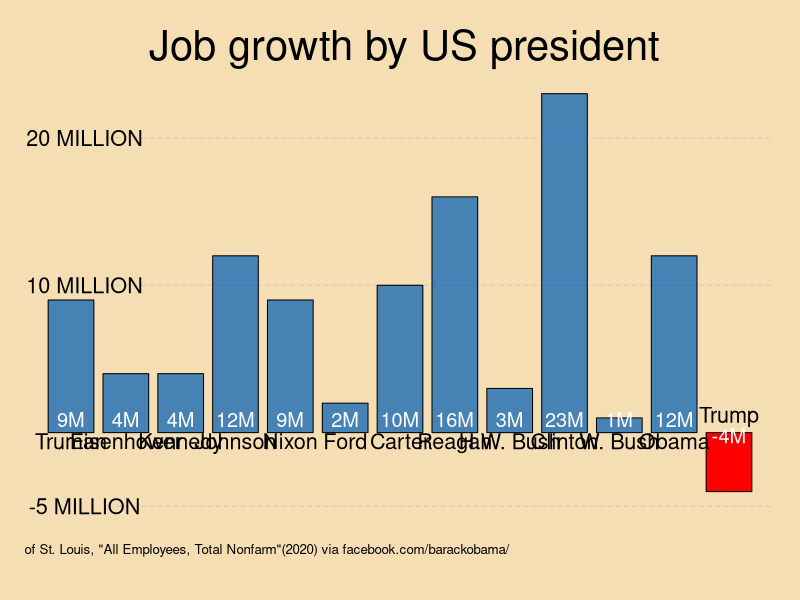

Here is the R script that generated this plot:
data <- data.frame(president  =  c("Truman","Eisenhower", "Kennedy", "Johnson","Nixon","Ford","Carter","Reagan","H.W. Bush","Clinton","W. Bush","Obama","Trump"), growth = c(9,4,4,12,9,2,10,16,3,23,1,12,-4))
data$president <- factor(data$president, levels = data$president)

par(bg = "wheat", mar = c(1,1,1,1))
bp <- barplot(data$growth~data$president, yaxt = "n",xaxt = "n",ylab = "",xlab = "",
              col = ifelse(data$growth<0, "red","steelblue"),
              ylim = c(-10,28))
#text(bp,0, data$growth, pos = 3, cex = 0.7)
#text(bp,data$growth, label = paste0(data$growth, "M"), pos = 3, cex = 0.9)
text(bp[data$growth>0],-0.3, label = paste0(data$growth[data$growth>0], "M"), 
     pos = 3, cex = 1.2, col = "white")
text(bp[data$growth<0],-1.4, label = paste0(data$growth[data$growth<0], "M"), 
     pos = 3, cex = 1.2, col = "white")
text(bp[data$growth>0],-1.8, label = data$president[data$growth>0], 
     pos = 3, cex = 1.3)
text(bp[data$growth<0],0, label = data$president[data$growth<0], 
     pos = 3, cex = 1.3)

#abline(h = 20, lty = 2, col = rgb(0,0,0,0.1))
text(1,20, label = "20 MILLION", cex = 1.3)
text(1,10, label = "10 MILLION" , cex = 1.3)
text(1,-5, label = "-5 MILLION" , cex = 1.3)
segments(1.5,20,16,20, lty = 2, col = rgb(0,0,1,0.1))
segments(1.5,10,16,10, lty = 2, col = rgb(0,0,1,0.1))
segments(1.5,-5,16,-5, lty = 2, col = rgb(0,0,1,0.1))

text(8,26, label = "Job growth by US president", cex = 2.5)
text(3,-8,label = "Source: Federal Reserve Bank of St. Louis, \"All Employees, Total Nonfarm\"(2020) via facebook.com/barackobama/", cex = 0.8)
